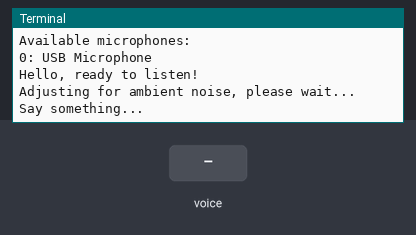
Simulated run of this program. Board: Raspberry Pi (BCM pin numbers). On the bench: the last lines printed to the terminal. The test bench sets the inputs (shaded band). The clock reads 2024-03-15 10:24:30 at power-on unless the program sets it; random numbers come from a fixed seed; speech is recognised word for word in 0.5 s. At 6.8 s the program stops and its outputs stay as they are.

Above: at 1.2 s.
1.3 s: "today" is said to the microphone
At 2.3 s:
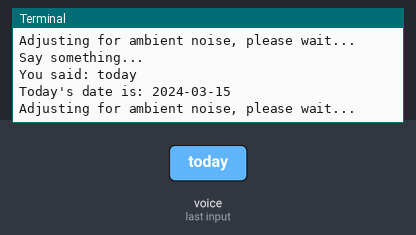
3.3 s: "off" is said to the microphone
At 4.6 s:
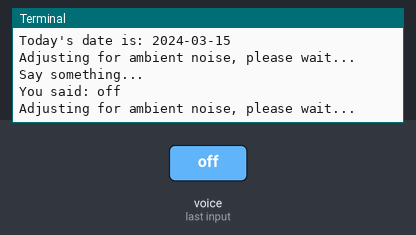
5.3 s: "exit" is said to the microphone
At 7.3 s:
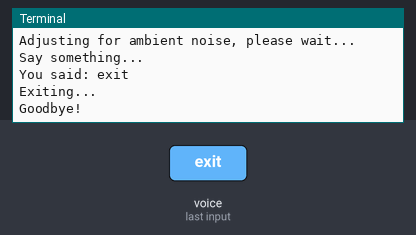

The program:

voice.py
```python
import speech_recognition as sr
from datetime import date
from gpiozero import LED
from time import sleep

# Uncomment if you have the hardware setup
# red = LED(17)
# relay1 = LED(14)
# relay2 = LED(15)

# Initialize recognizer
r = sr.Recognizer()

# List available microphones and set the device index
print("Available microphones:")
for index, name in enumerate(sr.Microphone.list_microphone_names()):
    print(f"{index}: {name}")
mic = sr.Microphone(device_index=1)  # Replace with the correct index

print("Hello, ready to listen!")

# Main loop
while True:
    try:
        with mic as source:
            print("Adjusting for ambient noise, please wait...")
            r.adjust_for_ambient_noise(source)
            print("Say something...")
            audio = r.listen(source)  # Listen for the user's speech

        # Recognize speech
        try:
            words = r.recognize_google(audio, language="en-US")  # Change language if needed
            print("You said:", words)
        except sr.UnknownValueError:
            print("Sorry, I could not understand the audio.")
            continue  # Skip to the next iteration
        except sr.RequestError as e:
            print(f"Request error from Google Speech Recognition service: {e}")
            break  # Exit on API failure

        # Perform actions based on recognized words
        if words.lower() == "today":
            print(f"Today's date is: {date.today()}")
        elif words.lower() == "exit":
            print("Exiting...")
            sleep(1)
            print("Goodbye!")
            break

        # Uncomment these lines to control hardware
        # elif words.lower() == "led on":
        #     red.on()
        # elif words.lower() == "led off":
        #     red.off()
        # elif words.lower() == "relay one on":
        #     relay1.on()
        # elif words.lower() == "relay one off":
        #     relay1.off()
        # elif words.lower() == "relay two on":
        #     relay2.on()
        # elif words.lower() == "relay two off":
        #     relay2.off()

    except KeyboardInterrupt:
        print("\nProgram interrupted. Exiting...")
        break
```

Measured:
- after the input at 1.3 s, the terminal: prints a new line after 0.50 s (image 1)
- after the input at 3.3 s, the terminal: prints a new line after 0.50 s (image 2)
- after the input at 5.3 s, the terminal: prints a new line after 0.50 s (image 3)
